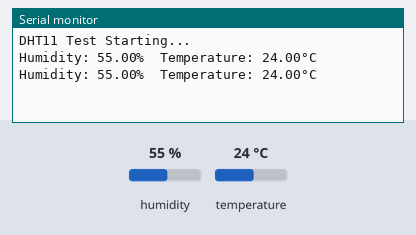
A sketch run on a simulated Arduino Uno, built with avr-gcc and run on an emulated ATmega328P. Parts: the last lines printed to the serial monitor. The inputs (shaded band) are chosen by the test bench; at power-on: humidity 55 %, temperature 24 °C.

Above: at 4.8 s.
4.9 s: humidity set to 22 %
At 6.5 s:
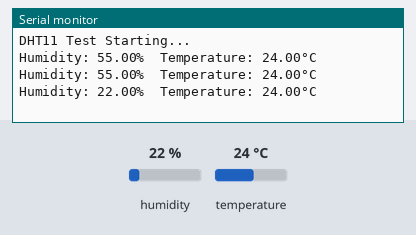
7.9 s: temperature set to 12 °C
At 8.9 s:
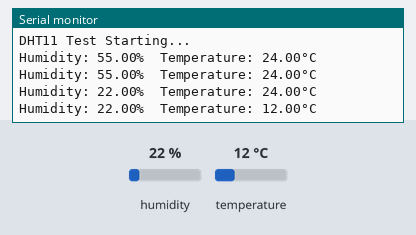
10.9 s: humidity set to 40 %
At 12.6 s:
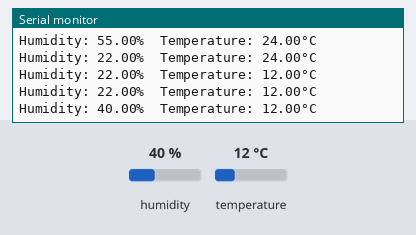
Timing chart, 0 to 14.1 s (numbered marks = the images above; inputs shaded):
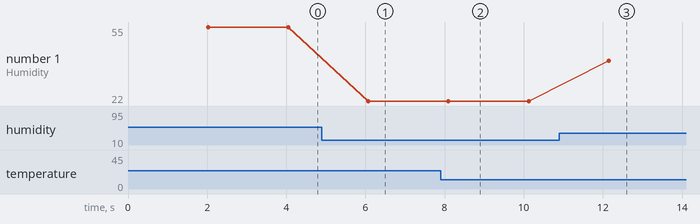

Measured:
- after the input at 4.9 s, the serial monitor: prints a new line after 1.2 s (image 1)
- after the input at 7.9 s, the serial monitor: prints a new line after 0.20 s (image 2)
- after the input at 10.9 s, the serial monitor: prints a new line after 1.2 s (image 3)
- plotted number 1: 55 → 22 after the input at 4.9 s, 22 → 40 after the input at 10.9 s

The sketch:

measure_temp.ino
```cpp
// #include <DHT.h>
// #include <DHT_U.h>

// #include <Adafruit_Sensor.h>

// #include "DHT.h"

// #define DHTPIN 4     // Digital pin connected to the DHT sensor
// #define DHTTYPE DHT11   // Specifying the sensor type

// DHT dht(DHTPIN, DHTTYPE);

// void setup() {
//   Serial.begin(115200);
//   Serial.println(F("DHT11 Test Starting..."));

//   dht.begin();
// }

// void loop() {
//   // Wait a few seconds between measurements (DHT11 is slow!)
//   delay(2000);

//   // Reading humidity takes about 250 milliseconds!
//   float h = dht.readHumidity();
//   // Read temperature as Celsius (the default)
//   float t = dht.readTemperature();

//   // Check if any reads failed and exit early (to try again).
//   if (isnan(h) || isnan(t)) {
//     Serial.println(F("Failed to read from DHT sensor!"));
//     return;
//   }

//   Serial.print(F("Humidity: "));
//   Serial.print(h);
//   Serial.print(F("%  Temperature: "));
//   Serial.print(t);
//   Serial.println(F("°C "));
// }


#include <Adafruit_Sensor.h>
#include <DHT.h>
#include <DHT_U.h>

#define DHTPIN 4        // Digital pin connected to the DHT sensor
#define DHTTYPE DHT11      // Specifying the sensor type

DHT dht(DHTPIN, DHTTYPE);

void setup() {
  Serial.begin(115200);
  Serial.println(F("DHT11 Test Starting..."));

  dht.begin();
}

void loop() {
  // Wait a few seconds between measurements (DHT11 is slow!)
  delay(2000);

  // Reading humidity and temperature
  float h = dht.readHumidity();
  float t = dht.readTemperature();

  // Check if any reads failed
  if (isnan(h) || isnan(t)) {
    Serial.println(F("Failed to read from DHT sensor! Check wiring."));
    return;
  }

  Serial.print(F("Humidity: "));
  Serial.print(h);
  Serial.print(F("%  Temperature: "));
  Serial.print(t);
  Serial.println(F("°C "));
}
```
